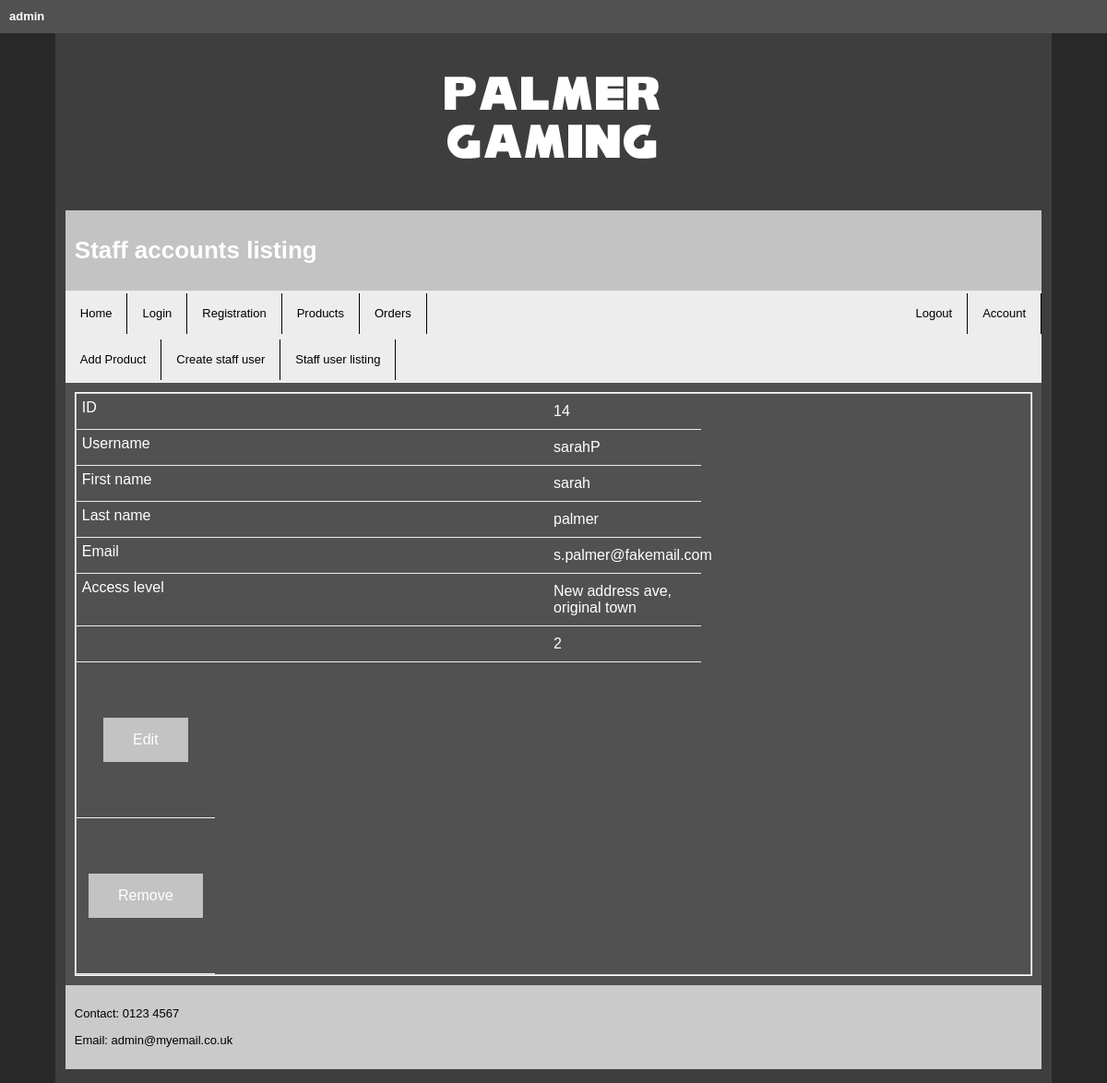
/pages/admin/staffListing/index.php (signed in), run on the app's committed database.
### tables this page shows
CREATE TABLE IF NOT EXISTS `users` (
  `id` int(11) NOT NULL AUTO_INCREMENT,
  `username` varchar(255) NOT NULL,
  `password` varchar(255) NOT NULL,
  `first_name` varchar(255) NOT NULL,
  `last_name` varchar(255) NOT NULL,
  `email` varchar(255) NOT NULL,
  `address` varchar(255) NOT NULL,
  `access_level` int(11) NOT NULL,
  PRIMARY KEY (`id`),
  UNIQUE KEY `username` (`username`)
);

### pages/admin/staffListing/index.php (the view, shortened to what this page needs)
<?php require $_SERVER['DOCUMENT_ROOT'].'/assignment1_website/includes/checkLogin.php';?>
<?php
  if(!isset($_SESSION['Username']))
{
  header("Location: addError.php");
}
else
  {
  if($_SESSION['AccessLevel'] == 1)
  {
    if(empty($_POST))
    {
?>
<!doctype html>
<html class="">
<head>
<link href="/assignment1_website/styles/boilerplate.css" rel="stylesheet" type="text/css">
<link href="/assignment1_website/styles/MainStyle.css" rel="stylesheet" type="text/css">
<link href="/assignment1_website/styles/staffListingTable.css" rel="stylesheet" type="text/css">
</head>
<body>
<div class="gridContainer clearfix">
  <?php include $_SERVER['DOCUMENT_ROOT'].'/assignment1_website/includes/logo.php';?>
  <div id="header">
    <h1>
      Staff accounts listing
    </h1>
  </div>
  <?php include $_SERVER['DOCUMENT_ROOT'].'/assignment1_website/includes/nav.php';?>
  <div id="body">
    <?php
    echo "<table>";
  include $_SERVER['DOCUMENT_ROOT'].'/assignment1_website/includes/dbLogin.php';
try
{
  $Con -> setAttribute(PDO::ATTR_ERRMODE, PDO::ERRMODE_EXCEPTION);
  $stmt = $Con -> prepare("SELECT id, username, first_name, last_name, email, address, access_level FROM users WHERE access_level='2'");
  $stmt -> execute();
  $result = $stmt -> fetchAll();
  if($result)
  {
    echo "<tbody>";
    foreach ($result as $row)
    {
      echo("<tr>");
      echo "<td>".$row['id']." </td>";
      echo "<td>".$row['username']." </td>";
      echo "<td>".$row['first_name']." </td>";
      echo "<td>".$row['last_name']." </td>";
      echo "<td>".$row['email']." </td>";
      echo "<td>".$row['address']." </td>";
      echo "<td>".$row['access_level']." </td>";
      echo "<td style=\"padding: 60px 0; text-align:center;\">"."<a id=\"button\" href=\"../updateStaffUser/index.php?username=".urlencode($row['username'])."\"> Edit </a>"."</td>";
      echo "<td style=\"padding: 60px 0; text-align:center;\">"."<a id=\"button\" href=\"../deleteStaffUser/index.php?username=".urlencode($row['username'])."\"> Remove </a>"."</td>";
      echo("</tr>");
    }
    echo "</tbody>";
  }
  else
  {
    echo("No users found in table");
  }
}
catch(PDOException $e)
{
  echo "Error:".$e->getMessage();
}
echo"</table>"
    ?>
  </div>
  <?php include $_SERVER['DOCUMENT_ROOT'].'/assignment1_website/includes/footer.php';?>
</div>
</body>
</html>
<?php
  }
  }
  else
  {
    header("Location: ../adminError/index.php");
  }
  }
?>

### styles/boilerplate.css (style rules this page uses)
html { font-size: 100%; overflow-y: scroll; -webkit-text-size-adjust: 100%; -ms-text-size-adjust: 100%; }
body { margin: 0; font-size: 13px; line-height: 1.231; }
body, button, input, select, textarea { font-family: sans-serif; color: #222; }
a { color: #00e; }
table { border-collapse: collapse; border-spacing: 0; }
td { vertical-align: top; }
.clearfix:before, .clearfix:after { content: ""; display: table; }
.clearfix:after { clear: both; }
.clearfix { zoom: 1; }

### styles/MainStyle.css (style rules this page uses)
body { background-color: #282828; font-family: "Trebuchet MS", Arial, Helvetica, sans-serif; }
.gridContainer { margin-left: auto; margin-right: auto; width: 87.36%; padding-left: 1.82%; padding-right: 1.82%; background-color: #3E3E3E; }
#header { clear: both; float: left; margin-left: 0; width: 100%; display: block; color: white; background-color: #C2C3C2; padding: 10px; box-sizing: border-box; }
#body { clear: both; float: left; margin-left: 0; width: 100%; display: block; color: white; background-color: #515151; padding: 10px; box-sizing: border-box; }
table, th, tr { border: solid 1px; color:white; text-align:left; border-collapse: collapes; }
td { width: 150px; border: 1px solid white; padding: 10px 10px; }
#button { background-color: #C2C3C2; border: none; color: white; padding: 15px 32px; text-align: center; text-decoration: none; display: inline-block; font-size: 16px; margin: 0 1px; cursor: pointer; }
@media only screen and (min-width: 481px) { .gridContainer { width: 90.675%; padding-left: 1.1625%; padding-right: 1.1625%; } }
@media only screen and (min-width: 481px) { #header { clear: both; float: left; margin-left: 0; width: 100%; display: block; } }
@media only screen and (min-width: 481px) { #body { clear: both; float: left; margin-left: 0; width: 100%; display: block; } }
@media only screen and (min-width: 769px) { .gridContainer { width: 88.2%; max-width: 1232px; padding-left: 0.9%; padding-right: 0.9%; margin: auto; } }
@media only screen and (min-width: 769px) { #header { clear: both; float: left; margin-left: 0; width: 100%; display: block; } }
@media only screen and (min-width: 769px) { #body { clear: both; float: left; margin-left: 0; width: 100%; display: block; } }

### styles/staffListingTable.css (style rules this page uses)
@media only screen and (max-width: 760px),
(min-device-width: 768px) and (max-device-width: 1300px) { table, thead, tbody, th, td, tr { display: block; } }
@media only screen and (max-width: 760px),
(min-device-width: 768px) and (max-device-width: 1300px) { tr { border: 1px solid #ccc; } }
@media only screen and (max-width: 760px),
(min-device-width: 768px) and (max-device-width: 1300px) { td { border: none; border-bottom: 1px solid #eee; position: relative; padding-left: 50%; } }
@media only screen and (max-width: 760px),
(min-device-width: 768px) and (max-device-width: 1300px) { td:before { position: absolute; top: 6px; left: 6px; width: 45%; padding-right: 10px; white-space: nowrap; } }
@media only screen and (max-width: 760px),
(min-device-width: 768px) and (max-device-width: 1300px) { td:nth-of-type(1):before { content: "ID"; } }
@media only screen and (max-width: 760px),
(min-device-width: 768px) and (max-device-width: 1300px) { td:nth-of-type(2):before { content: "Username"; } }
@media only screen and (max-width: 760px),
(min-device-width: 768px) and (max-device-width: 1300px) { td:nth-of-type(3):before { content: "First name"; } }
@media only screen and (max-width: 760px),
(min-device-width: 768px) and (max-device-width: 1300px) { td:nth-of-type(4):before { content: "Last name"; } }
@media only screen and (max-width: 760px),
(min-device-width: 768px) and (max-device-width: 1300px) { td:nth-of-type(5):before { content: "Email"; } }
@media only screen and (max-width: 760px),
(min-device-width: 768px) and (max-device-width: 1300px) { td:nth-of-type(6):before { content: "Address"; } }
@media only screen and (max-width: 760px),
(min-device-width: 768px) and (max-device-width: 1300px) { td:nth-of-type(6):before { content: "Access level"; } }

### data on the page
users: id "14", username "sarahP", first_name "sarah", last_name "palmer", email "s.palmer@fakemail.com", address "New address ave, original town", access_level "2"

### other printed values
$_SESSION['Username'] "admin"
